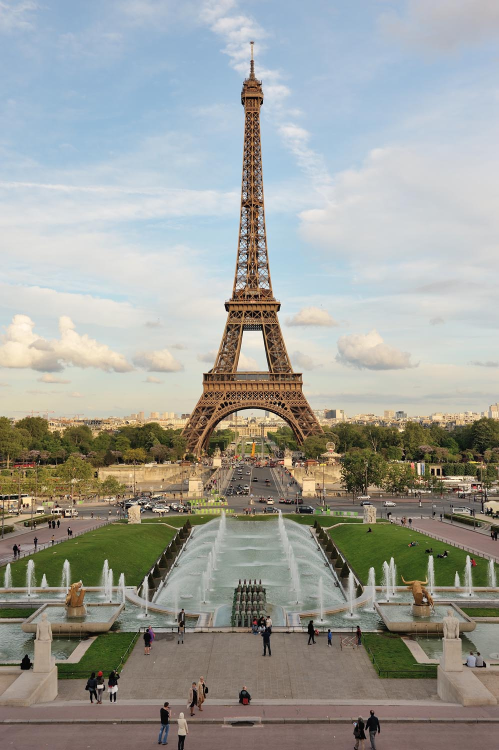
#> input picture eiffel.jpg, 998 x 1500 px (shown at 1/2 size)
$ jupyter execute 'PCA on images.ipynb'
#> lines starting #> are read from the running program, lines starting #| are printed output that depends on the picture
# Principal Component Analysis (PCA) on images

**Principal Component Analysis, or PCA**, is a dimensionality-reduction method that is often used to reduce the dimensionality of large data sets, by transforming a large set of variables into a smaller one that still contains most of the information in the large set.

Reducing the number of variables of a data set naturally comes at the expense of accuracy, but the trick in dimensionality reduction is to trade a little accuracy for simplicity.

We will do here PCA on an **image file.**

[cell 1]
import numpy as np
import matplotlib.pyplot as plt
import sklearn
from matplotlib.image import imread
from sklearn.decomposition import PCA, IncrementalPCA
from sklearn.cluster import KMeans
import cv2

[cell 2]
import sys
sys.version

[cell 3]
image_name = 'eiffel.jpg'

[cell 4]
image = imread(image_name)
#> image is the input picture: shape (1500, 998, 3); mean R, G, B 157.7, 159, 153.1
print("Image shape:", image.shape)
#| Image shape: (1500, 998, 3)

[cell 5]
plt.figure(figsize=[15, 12])
plt.title('Initial image')
#plt.axis('off')
plt.imshow(image)

### Show the new shape of the image without color

[cell 6]
image2 = image.sum(axis = 2)
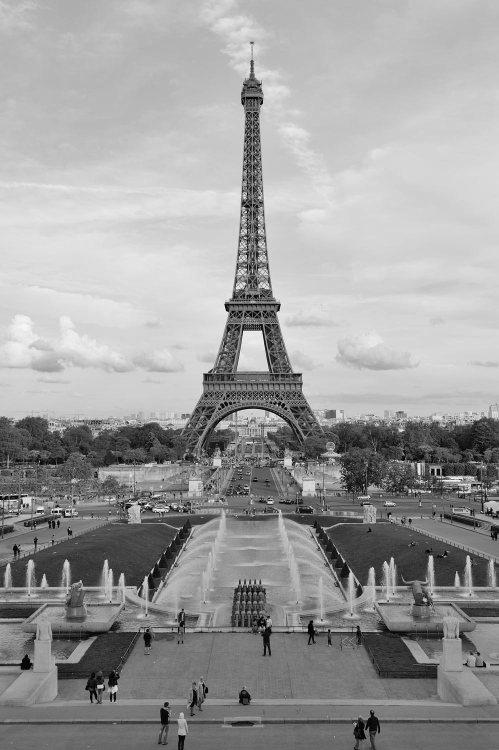
#> image2: shape (1500, 998) uint64 (shown at 1/2 size); min 0, max 761, mean 469.9; drawn with min black and max white

pca = PCA()
pca.fit(image2)

cumulated_variance = np.cumsum(pca.explained_variance_ratio_) * 100

pct_varlevel = 99

nb_pca = np.argmax(cumulated_variance >= pct_varlevel)
print("nbpca (Number of principal components) =", nb_pca, "explains", pct_varlevel, "% of variance of the initial image")

plt.figure(figsize=[12, 7])
plt.title('Principal Component Analysis (PCA) on image')
plt.ylabel('Cumulative Explained variance (%)')
plt.xlabel('Principal components (PCA)')
plt.grid(color = 'blue', linestyle = '-', linewidth = 0.2)
plt.axvline(x = nb_pca, color = "green", linestyle = "dotted")
plt.axhline(y = pct_varlevel, color = "green", linestyle = "dotted")

ax = plt.plot(cumulated_variance)
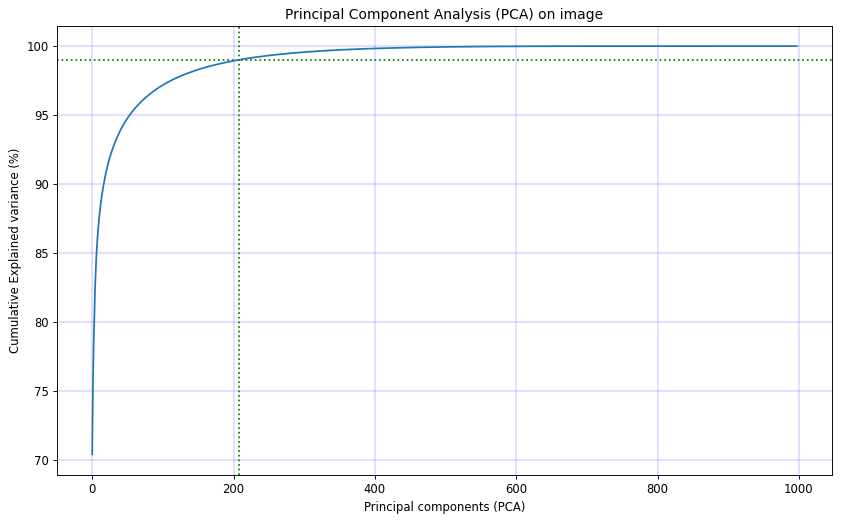
#> figure drawn by matplotlib, 1 panel; curve peaks at x = 997, y = 100

[cell 7]
pca = PCA()
pca.fit(image2)

cumulated_variance = np.cumsum(pca.explained_variance_ratio_) * 100

pct_varlevel = 95

nb_pca = np.argmax(cumulated_variance >= pct_varlevel)
print("nbpca (number of principal components) =", nb_pca, "explains", pct_varlevel, "% of variance of the initial image")

plt.figure(figsize=[12,7])
plt.title('Principal Component Analysis (PCA) on image')
plt.ylabel('Cumulative Explained variance (%)')
plt.xlabel('Principal components (PCA)')
plt.axvline(x = nb_pca, color = "blue", linestyle = "dotted")
plt.axhline(y = pct_varlevel, color = "green", linestyle = "dotted")
plt.grid(color = 'blue', linestyle = '-', linewidth = 0.2)

ax = plt.plot(cumulated_variance)
#> figure, not shown here; curve peaks at x = 997, y = 100

[cell 8]
pca = PCA()
pca.fit(image2)

cumulated_variance = np.cumsum(pca.explained_variance_ratio_) * 100

pct_varlevel = 80

nb_pca = np.argmax(cumulated_variance >= pct_varlevel)
print("nbpca (number of principal components) =", nb_pca, "explains", pct_varlevel, "% of variance of the initial image")

plt.figure(figsize=[12,7])
plt.title('Principal Component Analysis (PCA) on image')
plt.ylabel('Cumulative Explained variance (%)')
plt.xlabel('Principal components (PCA)')
plt.axvline(x = nb_pca, color = "green", linestyle = "dotted")
plt.axhline(y = pct_varlevel, color = "green", linestyle = "dotted")
plt.grid(color = 'blue', linestyle = '-', linewidth = 0.2)

ax = plt.plot(cumulated_variance)
#> figure, not shown here; curve peaks at x = 997, y = 100

### PCA results

[cell 9]
nbvals = len(pca.components_)

[cell 10]
print("PCA analysis:\n")

values = [80, 85, 90, 92, 95, 99]

for i in range(len(values)):
    nbpcaval = np.argmax(cumulated_variance >= values[i])
    print(nbpcaval, '\tprincipal component(s) (PCA) explain', values[i], '% of variance')

[cell 11]
def imagepca(image, nbpca):
#> called with nbpca = 600
    ipca = IncrementalPCA(n_components = nbpca)
    print('Number of PCA =', nbpca)
    imagenew = ipca.inverse_transform(ipca.fit_transform(image))
    title = "Image with " + str(nbpca) + " PCA"
    plt.figure(figsize=[15, 12])
    plt.title(title)
    plt.imshow(imagenew, cmap = plt.cm.gray)

### Viewing the image with multiple values of PCA

[cell 12]
imagepca(image2, 600)

[cell 13]
imagepca(image2, 208)

[cell 14]
imagepca(image2, 53)
#> call 3 of imagepca, with nbpca = 53
#> in imagepca (call 3), `imagenew = ipca.inverse_transform(ipca.fit_transform(image))`:
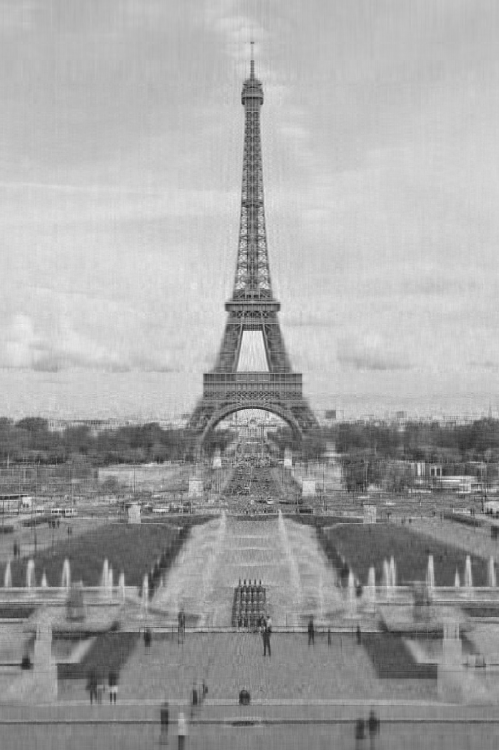
#> imagenew: shape (1500, 998) float64 (shown at 1/2 size); min -165.6, max 811.5, mean 469.9; drawn with min black and max white

[cell 15]
imagepca(image2, 17)
#> call 4 of imagepca, with nbpca = 17
#> in imagepca (call 4), `imagenew = ipca.inverse_transform(ipca.fit_transform(image))`:
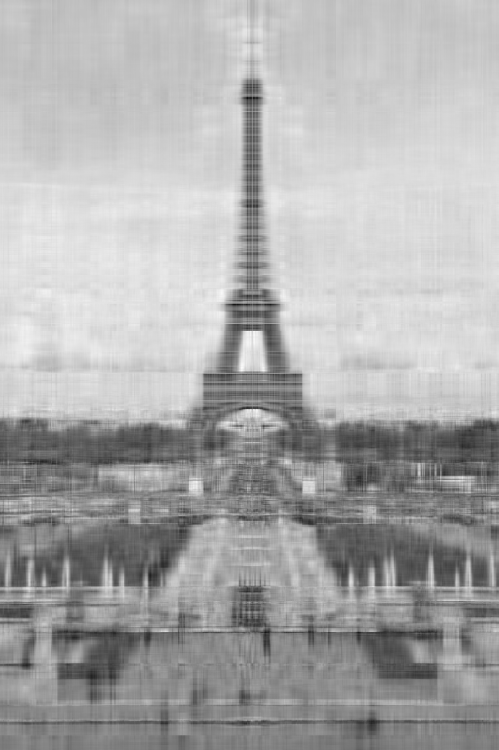
#> imagenew: shape (1500, 998) float64 (shown at 1/2 size); min -132.5, max 765.1, mean 469.9; drawn with min black and max white

[cell 16]
imagepca(image2, 7)
#> in imagepca (call 5), `imagenew = ipca.inverse_transform(ipca.fit_transform(image))`:
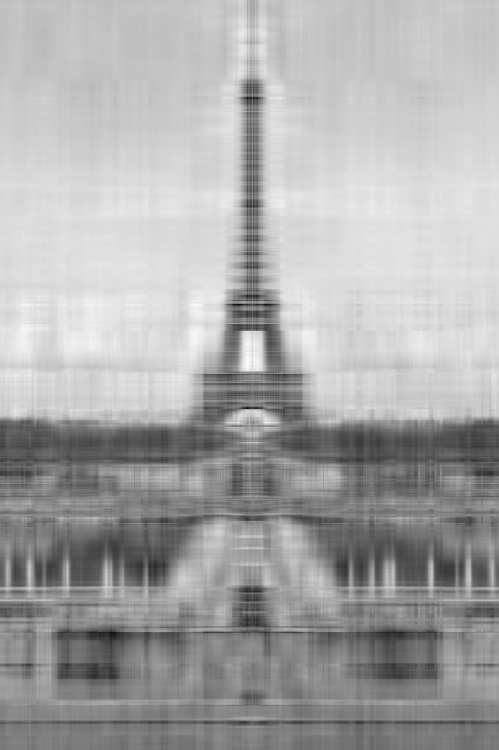
#> imagenew: shape (1500, 998) float64 (shown at 1/2 size); min -89.05, max 753.2, mean 469.9; drawn with min black and max white
